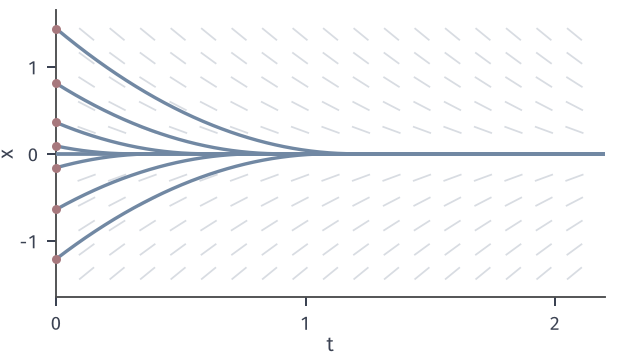

This chart was generated by the following Python code:
from pathlib import Path
import sys
sys.path.insert(0,str(Path(__file__).resolve().parents[1]/"odeex-common"))
from odeex_common import *
HERE=Path(__file__).resolve().parent

# x'=-2 sgn(x) sqrt|x|: solutions reach 0 in finite time and merge.
fig,ax=figure(width_mm=88,height_mm=50)
panel(fig,.09,.97,.97,.16)
ax.set_xlim(0,2.2); ax.set_ylim(-1.65,1.65)
field(ax,lambda t,x:-2*np.sign(x)*np.sqrt(abs(x)),nt=17,nx=11)
t=np.linspace(0,2.2,800)
for x0 in (1.44,.81,.36,.09,-.16,-.64,-1.21):
    s=np.sqrt(abs(x0)); ax.plot(t,np.sign(x0)*np.clip(s-t,0,None)**2,color=BLUE,lw=1.35,zorder=3); dot(ax,0,x0,ms=3.6)
ax.plot([0,2.2],[0,0],color=BLUE,lw=1.5,zorder=3)
ax.set_xticks([0,1,2]); ax.set_yticks([-1,0,1]); ax.set_xlabel('$t$',labelpad=1); ax.set_ylabel('$x$',labelpad=1)
save(fig,HERE,'figure',{'ode':'x\'=-2sgn(x)sqrt|x|'})
